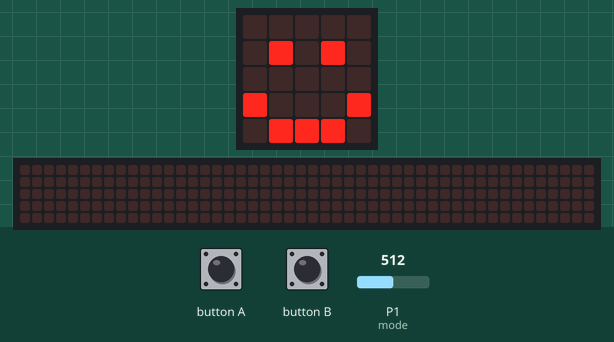
The program below on a simulated BBC micro:bit running MicroPython. Shown: the board's 5×5 LED display, a strip that is not on the board, showing the scrolling text unrolled. The test bench sets the inputs (shaded band); at power-on: P1 (mode) = 512 (analog values on the 0–1023 scale). Random numbers come from a fixed seed; the 48×5 strip is a reading aid, not a part: it shows the text the display is scrolling, unrolled, one strip-width of it at a time.

Above: at 1.2 s.
1.3 s: button A pressed for 0.15 s
At 1.37 s:
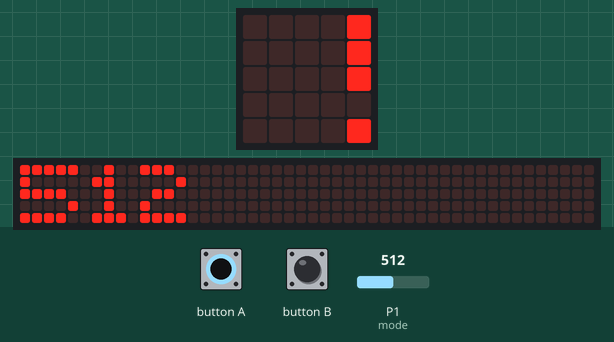
2.0 s: P1 (mode) set to 716
At 4.4 s:
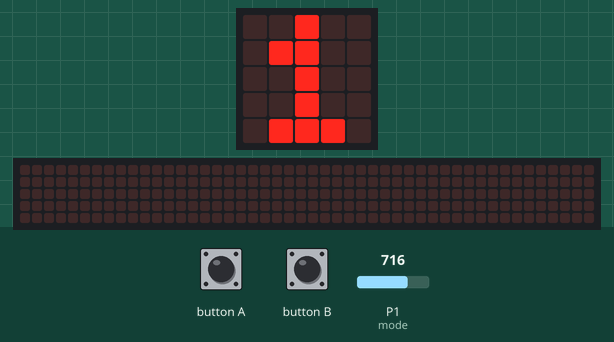
5.0 s: P1 (mode) set to 549
8.0 s: P1 (mode) set to 524
9.5 s: P1 (mode) set to 511
At 10.3 s:
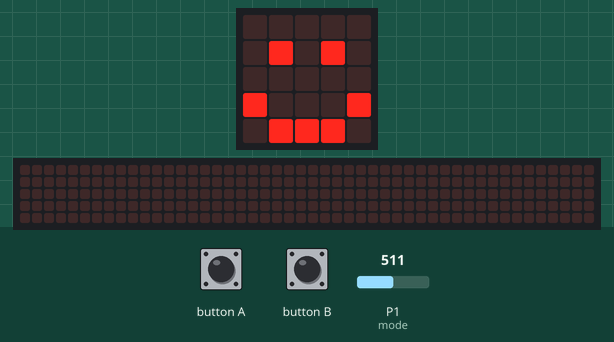
11.0 s: button A pressed for 1 s
At 14.7 s:
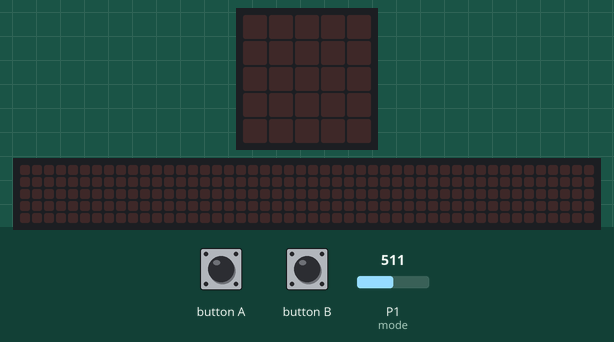
Timing chart, 0 to 15.2 s (numbered marks = the images above; inputs shaded):
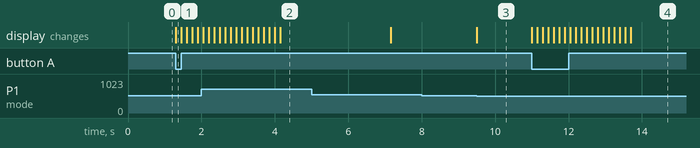

Measured:
- after the input at 1.3 s, the display: changes at once (image 1)
- after the input at 8.0 s, every drawn part: stays the same
- after the input at 9.5 s, the display: changes at once (image 3)
- after the input at 11.0 s, the display: first changes at once (image 4 shows a later state)

The program:

game.py
```python
from microbit import *
import music
import random
import time

def poll():
    if button_a.is_pressed():
        a = pin1.read_analog()
        display.scroll(a)
    elif button_b.is_pressed():
        Reset()

display.show(Image.HAPPY)

MODE_NONE = 0
MODE_GAME1 = 1
MODE_GAME2 = 2
MODE_DONE = 3
MODE_RESET = 4

mode = MODE_NONE
now_ms = time.ticks_ms()
dark_start_ms = -1
prev_stage_ms = now_ms

def Reset():
    global mode, prev_stage_ms, dark_start_ms
    mode = MODE_RESET
    dark_start_ms = time.ticks_ms()
    prev_stage_ms = -1
    display.clear()

def NextStage():
    global mode, prev_stage_ms
    now_ms = time.ticks_ms()
    if now_ms - prev_stage_ms < 500:
        # Too fast, ignore
        return
    prev_stage_ms = now_ms
    if mode == MODE_NONE:
        mode = MODE_GAME1
        display.show(1)
        return
    if mode == MODE_GAME1:
        mode = MODE_GAME2
        display.show(2)
        return
    if mode == MODE_GAME2:
        mode = MODE_NONE
        result = random.randint(0, 2)
        if result == 0:
            display.show(Image.SCISSORS)
        elif result == 1:
            display.show(Image("09990:99999:99999:99999:09990"))
        elif result == 2:
            display.show(Image("88888:99999:99999:99999:88888"))
        music.play(music.BA_DING, wait=True)
        return


N_UPDATE = 50
average = pin1.read_analog()  # Normal light level

count = 0
while True:
    poll()
    count += 1
    a = pin1.read_analog()
    now_ms = time.ticks_ms()
    if a > average + 20:
        if dark_start_ms < 0:
            NextStage()
            dark_start_ms = now_ms
            continue
        else:
            dark_ms = now_ms - dark_start_ms
            if dark_ms > 3000:
                Reset()
                continue
    elif a < average+1:
        if mode == MODE_RESET:
            display.show(Image.HAPPY)
            mode = MODE_NONE
            continue
        dark_start_ms = -1
        if prev_stage_ms > 0 and now_ms - prev_stage_ms > 5000:
            prev_stage_ms = -1
            display.show(Image.HAPPY)
            continue
```
